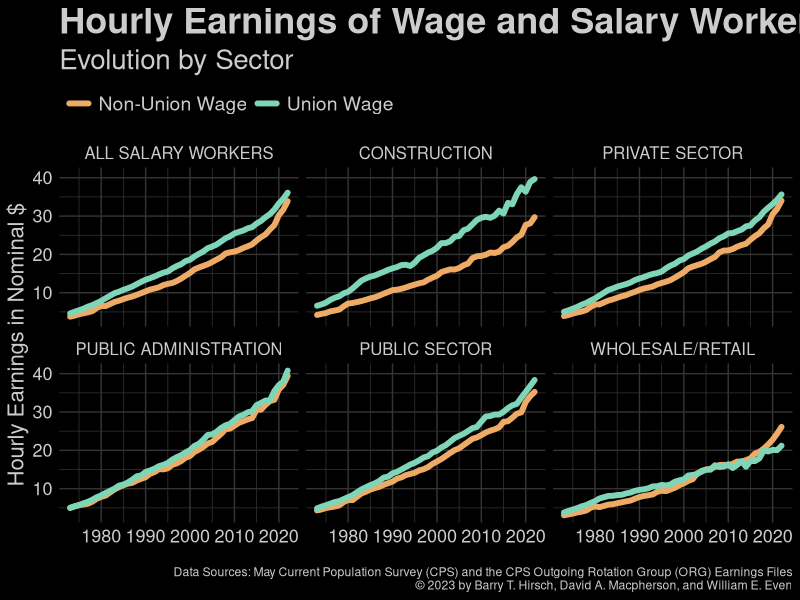

Here is the R script that generated this plot:
## ---- chunk 1
library(tidyr)
library(dplyr)
library(stringr)
library(ggplot2)
knitr::opts_knit$set(root.dir = here::here())
theme_set(new = theme_minimal())
theme_update(plot.title = element_text(size = 10),
             axis.title = element_text(size = 9))
## ---- chunk 2
demographics <- read.csv("2023_09_05_union_membership/data/demographics.csv")
wages <- read.csv("2023_09_05_union_membership/data/wages.csv")
states <- read.csv("2023_09_05_union_membership/data/states.csv")
## ---- chunk 3
glimpse(demographics)
## ---- chunk 4
summary(demographics)
## ---- chunk 5
head(table(demographics$facet))
## ---- chunk 6
glimpse(wages)
## ---- chunk 7
summary(wages)
## ---- chunk 8
head(table(wages$facet))
## ---- chunk 9
wages <- wages %>%
  mutate(
    facet_group = case_when(
      str_detect(facet, "all wage") ~ "all salary workers",
      str_detect(facet, "demographics") ~ "demographics",
      str_detect(facet, "private sector") ~ "private sector",
      str_detect(facet, "public sector") ~ "public sector",
    )) %>%
  mutate(
    facet_group = if_else(is.na(facet_group), facet, facet_group)
  )

wages %>%
  filter(!facet_group %in% "demographics") %>%
  mutate(facet_group = str_to_upper(facet_group)) %>%
  group_by(year, facet_group) %>%
  summarise("Union Wage" = mean(union_wage),
            "Non-Union Wage" = mean(nonunion_wage)) %>%
  pivot_longer(cols = c("Union Wage", "Non-Union Wage")) %>%
  ggplot(aes(x = year, y = value, group = name, color = name)) +
  geom_line(linewidth = 2, lineend = "round") +
  scale_color_manual(values = c("#EEAB65", "#7ED5B8")) +
  facet_wrap(~facet_group) +
  ylab("Hourly Earnings in Nominal $") +
  labs(title = "Hourly Earnings of Wage and Salary Workers in the U.S.",
       subtitle = "Evolution by Sector",
       caption = "\nData Sources: May Current Population Survey (CPS) and the CPS Outgoing Rotation Group (ORG) Earnings Files\n© 2023 by Barry T. Hirsch, David A. Macpherson, and William E. Even") +
  theme_minimal() +
  theme(legend.position = "top",
        legend.title = element_blank(),
        plot.background = element_rect(fill = "black"),
        panel.grid = element_line(color = "grey20"),
        axis.text = element_text(color = "grey80", size = 13),
        axis.title.y = element_text(color = "grey80", size = 16),
        axis.title.x = element_blank(),
        plot.title = element_text(color = "grey80", size = 26, face = "bold"),
        plot.subtitle = element_text(color = "grey80", size = 20),
        strip.text = element_text(color = "grey80", size = 12),
        legend.text = element_text(color = "grey80", size = 14),
        legend.justification = c(0,1),
        plot.caption = element_text(color = "grey80"))
